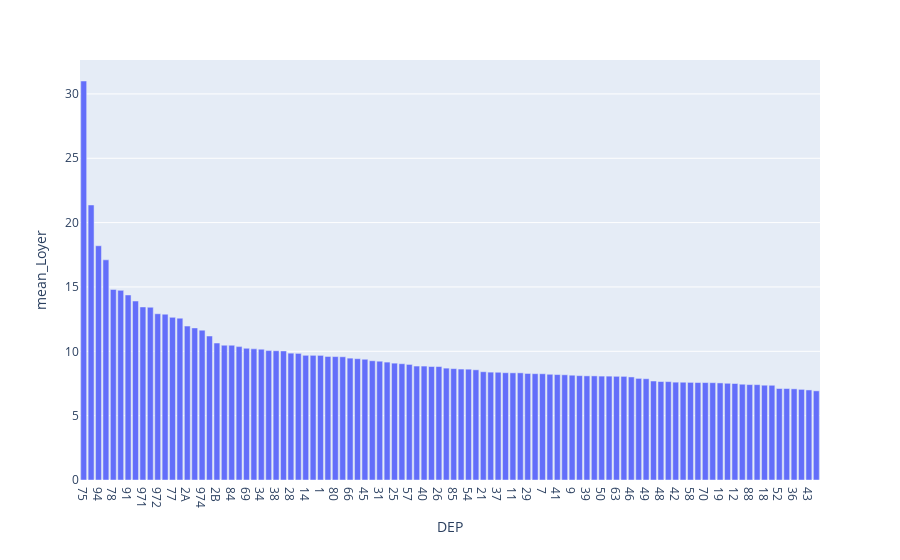

Write notebook code for a chart like this one.
### Code cell
import plotly.express as px
df_Loy = df.groupby(['DEP']).agg(mean_Loyer=('loypredm2','mean')).reset_index().sort_values('mean_Loyer',ascending=False)

px.bar(df_Loy,x='DEP',y='mean_Loyer')

### Figure 1 — Plotly figure (JSON) as saved in the notebook; plotly's stock layout.template omitted (floating-point values rounded to 4 significant figures)
{"data": [{"alignmentgroup": "True", "hovertemplate": "DEP=%{x}<br>mean_Loyer=%{y}<extra></extra>", "legendgroup": "", "marker": {"color": "#636efa", "pattern": {"shape": ""}}, "name": "", "offsetgroup": "", "orientation": "v", "showlegend": false, "textposition": "auto", "type": "bar", "x": ["75", "92", "94", "93", "78", "95", "91", "74", "971", "13", "972", "6", "77", "973", "2A", "83", "974", "60", "2B", "73", "84", "68", "69", "59", "34", "67", "38", "27", "28", "76", "14", "33", "1", "30", "80", "44", "66", "62", "45", "90", "31", "4", "25", "5", "57", "17", "40", "64", "26", "2", "85", "51", "54", "65", "21", "82", "37", "81", "11", "89", "29", "56", "7", "32", "41", "47", "9", "24", "39", "35", "50", "8", "63", "16", "46", "71", "49", "22", "48", "86", "42", "87", "58", "72", "70", "61", "19", "55", "12", "10", "88", "3", "18", "79", "52", "15", "36", "23", "43", "53"], "xaxis": "x", "y": [31.0, 21.37, 18.2, 17.11, 14.81, 14.74, 14.38, 13.9, 13.45, 13.42, 12.92, 12.88, 12.64, 12.58, 11.96, 11.82, 11.65, 11.19, 10.64, 10.47, 10.47, 10.36, 10.23, 10.19, 10.17, 10.06, 10.04, 10.03, 9.856, 9.838, 9.689, 9.688, 9.682, 9.599, 9.59, 9.575, 9.469, 9.427, 9.383, 9.265, 9.23, 9.161, 9.08, 9.036, 8.981, 8.854, 8.853, 8.818, 8.815, 8.693, 8.655, 8.621, 8.612, 8.563, 8.414, 8.381, 8.372, 8.337, 8.328, 8.328, 8.278, 8.261, 8.256, 8.215, 8.192, 8.175, 8.142, 8.109, 8.092, 8.09, 8.073, 8.071, 8.057, 8.053, 8.007, 7.895, 7.868, 7.691, 7.651, 7.646, 7.603, 7.597, 7.585, 7.573, 7.57, 7.562, 7.544, 7.516, 7.497, 7.442, 7.413, 7.409, 7.366, 7.36, 7.109, 7.107, 7.084, 7.042, 6.998, 6.928], "yaxis": "y"}], "layout": {"barmode": "relative", "legend": {"tracegroupgap": 0}, "margin": {"t": 60}, "xaxis": {"anchor": "y", "domain": [0, 1], "title": {"text": "DEP"}}, "yaxis": {"anchor": "x", "domain": [0, 1], "title": {"text": "mean_Loyer"}}}}
